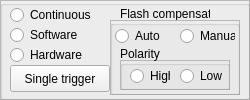
   <widget class="QFrame" name="frame_trigger">
    <property name="geometry">
     <rect>
      <x>830</x>
      <y>90</y>
      <width>250</width>
      <height>100</height>
     </rect>
    </property>
    <property name="frameShape">
     <enum>QFrame::Shape::StyledPanel</enum>
    </property>
    <property name="frameShadow">
     <enum>QFrame::Shadow::Raised</enum>
    </property>
    <widget class="QGroupBox" name="groupBox_9">
     <property name="geometry">
      <rect>
       <x>0</x>
       <y>0</y>
       <width>250</width>
       <height>100</height>
      </rect>
     </property>
     <property name="title">
      <string/>
     </property>
     <widget class="QRadioButton" name="radioButton_collect">
      <property name="geometry">
       <rect>
        <x>10</x>
        <y>5</y>
        <width>100</width>
        <height>20</height>
       </rect>
      </property>
      <property name="text">
       <string>Continuous</string>
      </property>
     </widget>
     <widget class="QRadioButton" name="radioButton_software_trigger">
      <property name="geometry">
       <rect>
        <x>10</x>
        <y>25</y>
        <width>100</width>
        <height>20</height>
       </rect>
      </property>
      <property name="text">
       <string>Software</string>
      </property>
     </widget>
     <widget class="QRadioButton" name="radioButton_trigger_hardware">
      <property name="enabled">
       <bool>true</bool>
      </property>
      <property name="geometry">
       <rect>
        <x>10</x>
        <y>45</y>
        <width>80</width>
        <height>20</height>
       </rect>
      </property>
      <property name="text">
       <string>Hardware</string>
      </property>
     </widget>
     <widget class="QPushButton" name="software_trigger_once_button">
      <property name="geometry">
       <rect>
        <x>10</x>
        <y>65</y>
        <width>100</width>
        <height>27</height>
       </rect>
      </property>
      <property name="text">
       <string>Single trigger</string>
      </property>
     </widget>
     <widget class="QLabel" name="label_27">
      <property name="geometry">
       <rect>
        <x>120</x>
        <y>5</y>
        <width>90</width>
        <height>17</height>
       </rect>
      </property>
      <property name="text">
       <string>Flash compensation</string>
      </property>
     </widget>
     <widget class="QFrame" name="flashlight">
      <property name="geometry">
       <rect>
        <x>110</x>
        <y>20</y>
        <width>130</width>
        <height>75</height>
       </rect>
      </property>
      <property name="frameShape">
       <enum>QFrame::Shape::StyledPanel</enum>
      </property>
      <property name="frameShadow">
       <enum>QFrame::Shadow::Raised</enum>
      </property>
      <widget class="QGroupBox" name="groupBox_7">
       <property name="geometry">
        <rect>
         <x>0</x>
         <y>0</y>
         <width>130</width>
         <height>75</height>
        </rect>
       </property>
       <property name="title">
        <string/>
       </property>
       <widget class="QFrame" name="flashlight_polarity">
        <property name="geometry">
         <rect>
          <x>10</x>
          <y>40</y>
          <width>110</width>
          <height>30</height>
         </rect>
        </property>
        <property name="frameShape">
         <enum>QFrame::Shape::StyledPanel</enum>
        </property>
        <property name="frameShadow">
         <enum>QFrame::Shadow::Raised</enum>
        </property>
       </widget>
       <widget class="QGroupBox" name="groupBox_8">
        <property name="geometry">
         <rect>
          <x>10</x>
          <y>40</y>
          <width>110</width>
          <height>30</height>
         </rect>
        </property>
        <property name="title">
         <string/>
        </property>
        <widget class="QRadioButton" name="flashlight_h">
         <property name="geometry">
          <rect>
           <x>10</x>
           <y>5</y>
           <width>40</width>
           <height>22</height>
          </rect>
         </property>
         <property name="text">
          <string>High</string>
         </property>
        </widget>
        <widget class="QRadioButton" name="flashlight_l">
         <property name="geometry">
          <rect>
           <x>60</x>
           <y>5</y>
           <width>50</width>
           <height>22</height>
          </rect>
         </property>
         <property name="text">
          <string>Low</string>
         </property>
        </widget>
       </widget>
       <widget class="QLabel" name="label_26">
        <property name="geometry">
         <rect>
          <x>10</x>
          <y>25</y>
          <width>62</width>
          <height>17</height>
         </rect>
        </property>
        <property name="text">
         <string>Polarity</string>
        </property>
       </widget>
       <widget class="QRadioButton" name="flashlight_auto">
        <property name="geometry">
         <rect>
          <x>5</x>
          <y>5</y>
          <width>55</width>
          <height>22</height>
         </rect>
        </property>
        <property name="text">
         <string>Auto</string>
        </property>
       </widget>
       <widget class="QRadioButton" name="flashlight_manual">
        <property name="geometry">
         <rect>
          <x>70</x>
          <y>5</y>
          <width>55</width>
          <height>22</height>
         </rect>
        </property>
        <property name="text">
         <string>Manual</string>
        </property>
       </widget>
      </widget>
     </widget>
    </widget>
   </widget>
